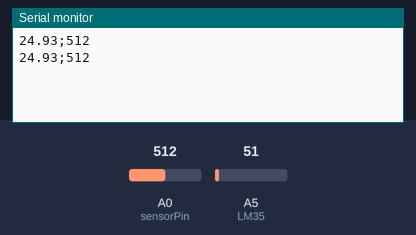
Bench run of a sketch on a simulated Arduino Uno, built with avr-gcc and run on an emulated ATmega328P. On the bench: the last lines printed to the serial monitor. The inputs (shaded band) are chosen by the test bench; at power-on: A5 (LM35) = 51, A0 (sensorPin) = 512.

Above: at 10.8 s.
10.9 s: A5 (LM35) set to 61
At 20.7 s:
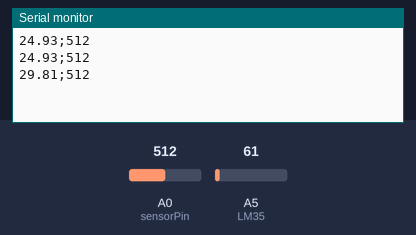
20.9 s: A0 (sensorPin) set to 716
At 30.7 s:
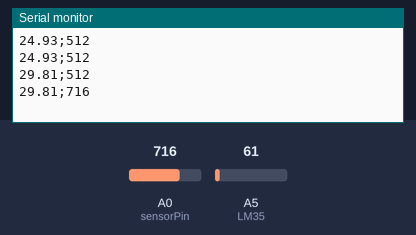
30.9 s: A5 (LM35) set to 71
At 40.7 s:
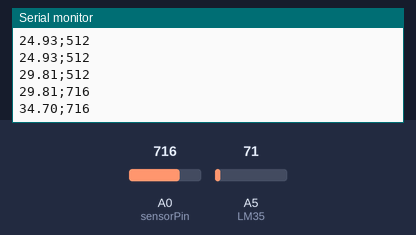
40.9 s: A0 (sensorPin) set to 900
At 51.4 s:
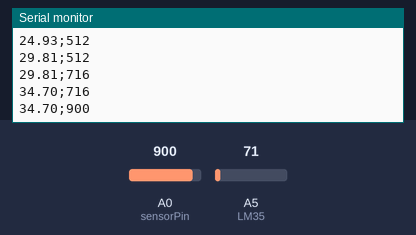
Timing chart, 0 to 51.9 s (numbered marks = the images above; inputs shaded):
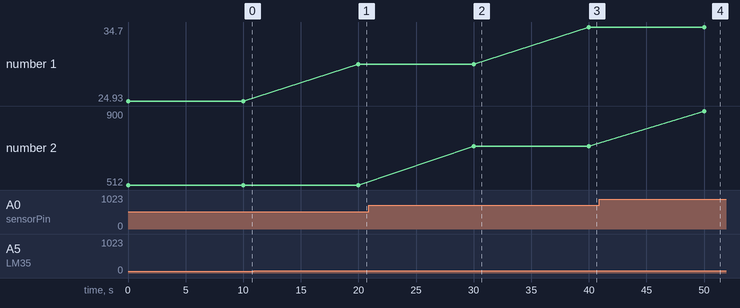

The sketch:

codigoArduino.ino
```cpp
//Sensor de temperatura usando o LM35

const int LM35 = A5; // Define o pino que lera a saída do LM35
float temperatura; // Variável que armazenará a temperatura medida
int sensorPin = A0;
int sensorValue = 0;
//Função que será executada uma vez quando ligar ou resetar o Arduino
void setup() {
Serial.begin(9600); // inicializa a comunicação serial
}

//Função que será executada continuamente
void loop() {
temperatura = (float(analogRead(LM35))*5/(1023))/0.01;
sensorValue = analogRead(sensorPin);
Serial.print(temperatura);
Serial.print(";");
Serial.println(sensorValue);
delay(10000);
}
```

Measured:
- after the input at 10.9 s, the serial monitor: prints a new line after 9.1 s (image 1)
- after the input at 20.9 s, the serial monitor: prints a new line after 9.1 s (image 2)
- after the input at 30.9 s, the serial monitor: prints a new line after 9.1 s (image 3)
- after the input at 40.9 s, the serial monitor: prints a new line after 9.1 s (image 4)
- plotted number 1: 24.93 → 29.81 after the input at 10.9 s, 29.81 → 34.7 after the input at 30.9 s
- plotted number 2: 512 → 716 after the input at 20.9 s, 716 → 900 after the input at 40.9 s
